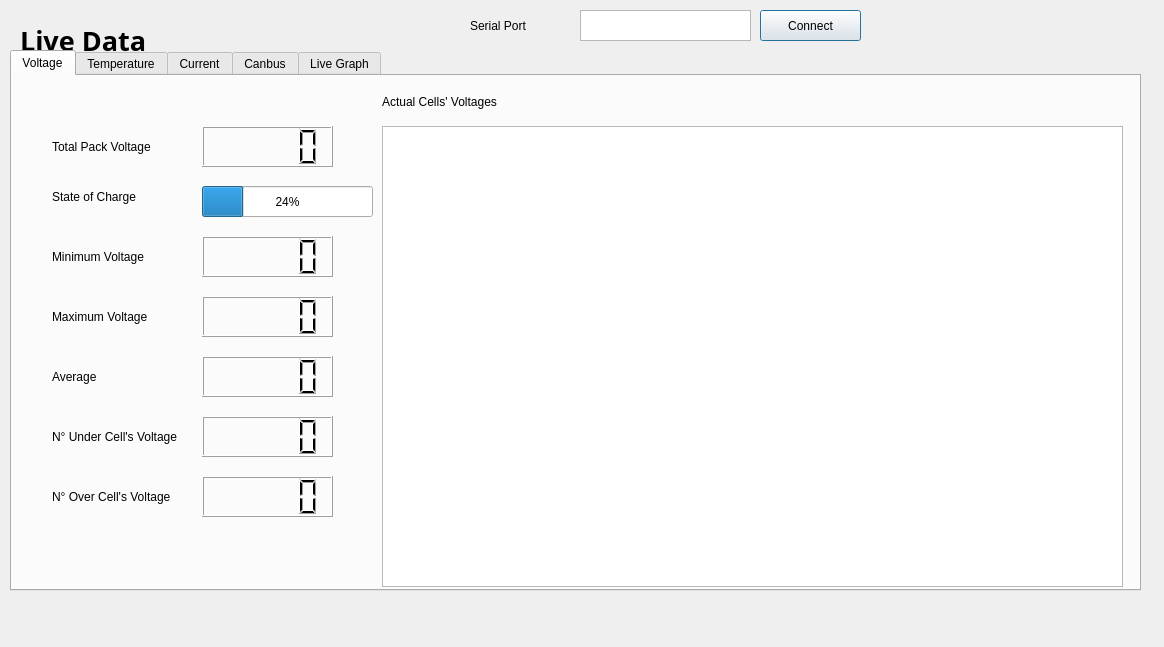
<?xml version="1.0" encoding="UTF-8"?>
<ui version="4.0">
 <class>LiveData</class>
 <widget class="QDialog" name="LiveData">
  <property name="geometry">
   <rect>
    <x>0</x>
    <y>0</y>
    <width>1164</width>
    <height>647</height>
   </rect>
  </property>
  <property name="windowTitle">
   <string>Dialog</string>
  </property>
  <widget class="QLabel" name="label">
   <property name="geometry">
    <rect>
     <x>20</x>
     <y>20</y>
     <width>211</width>
     <height>41</height>
    </rect>
   </property>
   <property name="font">
    <font>
     <family>Myanmar Text</family>
     <pointsize>20</pointsize>
     <weight>75</weight>
     <bold>true</bold>
    </font>
   </property>
   <property name="text">
    <string>Live Data</string>
   </property>
  </widget>
  <widget class="QTabWidget" name="tabWidget">
   <property name="geometry">
    <rect>
     <x>10</x>
     <y>50</y>
     <width>1131</width>
     <height>541</height>
    </rect>
   </property>
   <property name="currentIndex">
    <number>0</number>
   </property>
   <widget class="QWidget" name="Voltage">
    <attribute name="title">
     <string>Voltage</string>
    </attribute>
    <widget class="QLCDNumber" name="TotalPackVoltage">
     <property name="geometry">
      <rect>
       <x>190</x>
       <y>50</y>
       <width>131</width>
       <height>41</height>
      </rect>
     </property>
    </widget>
    <widget class="QProgressBar" name="SOC">
     <property name="geometry">
      <rect>
       <x>190</x>
       <y>110</y>
       <width>171</width>
       <height>31</height>
      </rect>
     </property>
     <property name="value">
      <number>24</number>
     </property>
    </widget>
    <widget class="QLabel" name="label_3">
     <property name="geometry">
      <rect>
       <x>40</x>
       <y>50</y>
       <width>151</width>
       <height>41</height>
      </rect>
     </property>
     <property name="text">
      <string>Total Pack Voltage</string>
     </property>
    </widget>
    <widget class="QLabel" name="label_4">
     <property name="geometry">
      <rect>
       <x>40</x>
       <y>100</y>
       <width>151</width>
       <height>41</height>
      </rect>
     </property>
     <property name="text">
      <string>State of Charge</string>
     </property>
    </widget>
    <widget class="QLabel" name="label_5">
     <property name="geometry">
      <rect>
       <x>40</x>
       <y>160</y>
       <width>151</width>
       <height>41</height>
      </rect>
     </property>
     <property name="text">
      <string>Minimum Voltage</string>
     </property>
    </widget>
    <widget class="QLabel" name="label_6">
     <property name="geometry">
      <rect>
       <x>40</x>
       <y>220</y>
       <width>151</width>
       <height>41</height>
      </rect>
     </property>
     <property name="text">
      <string>Maximum Voltage</string>
     </property>
    </widget>
    <widget class="QLabel" name="label_7">
     <property name="geometry">
      <rect>
       <x>40</x>
       <y>280</y>
       <width>151</width>
       <height>41</height>
      </rect>
     </property>
     <property name="text">
      <string>Average</string>
     </property>
    </widget>
    <widget class="QLabel" name="label_8">
     <property name="geometry">
      <rect>
       <x>40</x>
       <y>340</y>
       <width>151</width>
       <height>41</height>
      </rect>
     </property>
     <property name="text">
      <string>N° Under Cell's Voltage</string>
     </property>
    </widget>
    <widget class="QLabel" name="label_9">
     <property name="geometry">
      <rect>
       <x>40</x>
       <y>400</y>
       <width>151</width>
       <height>41</height>
      </rect>
     </property>
     <property name="text">
      <string>N° Over Cell's Voltage</string>
     </property>
    </widget>
    <widget class="QLCDNumber" name="MinimumVoltage">
     <property name="geometry">
      <rect>
       <x>190</x>
       <y>160</y>
       <width>131</width>
       <height>41</height>
      </rect>
     </property>
    </widget>
    <widget class="QLCDNumber" name="MaximumVoltage">
     <property name="geometry">
      <rect>
       <x>190</x>
       <y>220</y>
       <width>131</width>
       <height>41</height>
      </rect>
     </property>
    </widget>
    <widget class="QLCDNumber" name="AverageVoltage">
     <property name="geometry">
      <rect>
       <x>190</x>
       <y>280</y>
       <width>131</width>
       <height>41</height>
      </rect>
     </property>
     <property name="smallDecimalPoint">
      <bool>false</bool>
     </property>
     <property name="value" stdset="0">
      <double>0.000000000000000</double>
     </property>
     <property name="intValue" stdset="0">
      <number>0</number>
     </property>
    </widget>
    <widget class="QLCDNumber" name="UnderVoltage">
     <property name="geometry">
      <rect>
       <x>190</x>
       <y>340</y>
       <width>131</width>
       <height>41</height>
      </rect>
     </property>
    </widget>
    <widget class="QLCDNumber" name="OverVoltage">
     <property name="geometry">
      <rect>
       <x>190</x>
       <y>400</y>
       <width>131</width>
       <height>41</height>
      </rect>
     </property>
    </widget>
    <widget class="QLabel" name="label_2">
     <property name="geometry">
      <rect>
       <x>370</x>
       <y>10</y>
       <width>131</width>
       <height>31</height>
      </rect>
     </property>
     <property name="text">
      <string>Actual Cells' Voltages</string>
     </property>
    </widget>
    <widget class="QTableWidget" name="tableVoltage">
     <property name="geometry">
      <rect>
       <x>370</x>
       <y>50</y>
       <width>741</width>
       <height>461</height>
      </rect>
     </property>
    </widget>
   </widget>
   <widget class="QWidget" name="Temperature">
    <attribute name="title">
     <string>Temperature</string>
    </attribute>
    <widget class="QLCDNumber" name="MinTemp">
     <property name="geometry">
      <rect>
       <x>180</x>
       <y>110</y>
       <width>131</width>
       <height>41</height>
      </rect>
     </property>
    </widget>
    <widget class="QLabel" name="label_10">
     <property name="geometry">
      <rect>
       <x>370</x>
       <y>10</y>
       <width>171</width>
       <height>31</height>
      </rect>
     </property>
     <property name="text">
      <string>Actual Cells' Temperatures</string>
     </property>
    </widget>
    <widget class="QLabel" name="label_11">
     <property name="geometry">
      <rect>
       <x>30</x>
       <y>50</y>
       <width>151</width>
       <height>41</height>
      </rect>
     </property>
     <property name="text">
      <string>Total Pack Temperature</string>
     </property>
    </widget>
    <widget class="QLCDNumber" name="TotalPackTemperature">
     <property name="geometry">
      <rect>
       <x>180</x>
       <y>50</y>
       <width>131</width>
       <height>41</height>
      </rect>
     </property>
    </widget>
    <widget class="QLCDNumber" name="MaxTemp">
     <property name="geometry">
      <rect>
       <x>180</x>
       <y>170</y>
       <width>131</width>
       <height>41</height>
      </rect>
     </property>
    </widget>
    <widget class="QLabel" name="label_13">
     <property name="geometry">
      <rect>
       <x>30</x>
       <y>110</y>
       <width>151</width>
       <height>41</height>
      </rect>
     </property>
     <property name="text">
      <string>Minimum Temperature</string>
     </property>
    </widget>
    <widget class="QLCDNumber" name="AverageTemp">
     <property name="geometry">
      <rect>
       <x>180</x>
       <y>230</y>
       <width>131</width>
       <height>41</height>
      </rect>
     </property>
     <property name="smallDecimalPoint">
      <bool>false</bool>
     </property>
     <property name="digitCount">
      <number>5</number>
     </property>
     <property name="mode">
      <enum>QLCDNumber::Dec</enum>
     </property>
     <property name="segmentStyle">
      <enum>QLCDNumber::Filled</enum>
     </property>
     <property name="value" stdset="0">
      <double>0.000000000000000</double>
     </property>
    </widget>
    <widget class="QLabel" name="label_15">
     <property name="geometry">
      <rect>
       <x>30</x>
       <y>290</y>
       <width>151</width>
       <height>41</height>
      </rect>
     </property>
     <property name="text">
      <string>N° Over Temperature</string>
     </property>
    </widget>
    <widget class="QLabel" name="label_16">
     <property name="geometry">
      <rect>
       <x>30</x>
       <y>170</y>
       <width>151</width>
       <height>41</height>
      </rect>
     </property>
     <property name="text">
      <string>Maximum Temperature</string>
     </property>
    </widget>
    <widget class="QLabel" name="label_17">
     <property name="geometry">
      <rect>
       <x>30</x>
       <y>230</y>
       <width>151</width>
       <height>41</height>
      </rect>
     </property>
     <property name="text">
      <string>Average Temperature</string>
     </property>
    </widget>
    <widget class="QLCDNumber" name="OverTemp">
     <property name="geometry">
      <rect>
       <x>180</x>
       <y>290</y>
       <width>131</width>
       <height>41</height>
      </rect>
     </property>
    </widget>
    <widget class="QTableWidget" name="tableTemp">
     <property name="geometry">
      <rect>
       <x>340</x>
       <y>40</y>
       <width>741</width>
       <height>461</height>
      </rect>
     </property>
    </widget>
   </widget>
   <widget class="QWidget" name="Current">
    <attribute name="title">
     <string>Current</string>
    </attribute>
    <widget class="QCustomPlot" name="plotCurrent" native="true">
     <property name="geometry">
      <rect>
       <x>320</x>
       <y>20</y>
       <width>781</width>
       <height>481</height>
      </rect>
     </property>
    </widget>
    <widget class="QLabel" name="label_12">
     <property name="geometry">
      <rect>
       <x>40</x>
       <y>70</y>
       <width>221</width>
       <height>71</height>
      </rect>
     </property>
     <property name="font">
      <font>
       <pointsize>14</pointsize>
      </font>
     </property>
     <property name="text">
      <string>Current's plot in time</string>
     </property>
    </widget>
   </widget>
   <widget class="QWidget" name="Canbus">
    <attribute name="title">
     <string>Canbus</string>
    </attribute>
    <widget class="QTableWidget" name="LiveCanbus">
     <property name="geometry">
      <rect>
       <x>25</x>
       <y>21</y>
       <width>1070</width>
       <height>471</height>
      </rect>
     </property>
    </widget>
   </widget>
   <widget class="QWidget" name="LiveGraph">
    <attribute name="title">
     <string>Live Graph</string>
    </attribute>
   </widget>
  </widget>
  <widget class="QTextEdit" name="txtSerialName">
   <property name="geometry">
    <rect>
     <x>580</x>
     <y>10</y>
     <width>171</width>
     <height>31</height>
    </rect>
   </property>
  </widget>
  <widget class="QLabel" name="label_14">
   <property name="geometry">
    <rect>
     <x>470</x>
     <y>10</y>
     <width>111</width>
     <height>31</height>
    </rect>
   </property>
   <property name="text">
    <string>Serial Port</string>
   </property>
  </widget>
  <widget class="QPushButton" name="pushButton">
   <property name="geometry">
    <rect>
     <x>760</x>
     <y>10</y>
     <width>101</width>
     <height>31</height>
    </rect>
   </property>
   <property name="text">
    <string>Connect</string>
   </property>
  </widget>
 </widget>
 <customwidgets>
  <customwidget>
   <class>QCustomPlot</class>
   <extends>QWidget</extends>
   <header>qcustomplot.h</header>
   <container>1</container>
  </customwidget>
 </customwidgets>
 <resources/>
 <connections/>
</ui>
